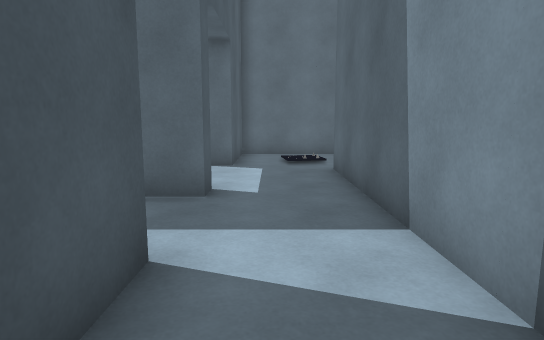
view 1 (above)

17 first-person views from a walk through a Unity game level. The camera is 1.3 m above the floor, tilts 8° down and sees 75° across. The floor is counted in squares, 1 m on a side. Each view is taken from the middle of a square. On the plan, view 1 faces up. The plan holds only what a view shows up to about 15 squares ahead; the rest is blank. The place goes on beyond the plan. The player is left out. Surface patterns are stand-ins for the level's own textures.

view 2
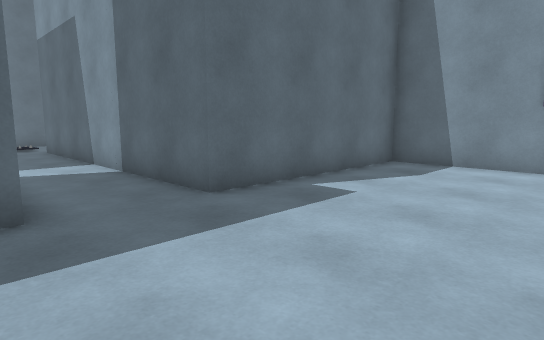

view 3
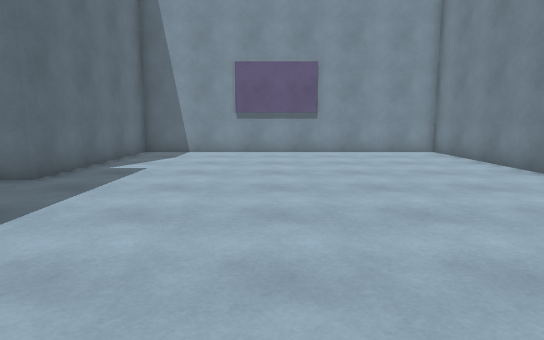

view 4
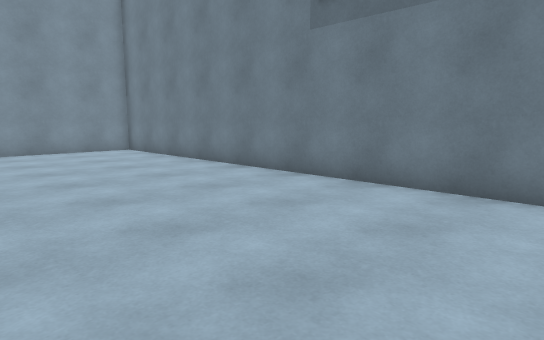

view 5
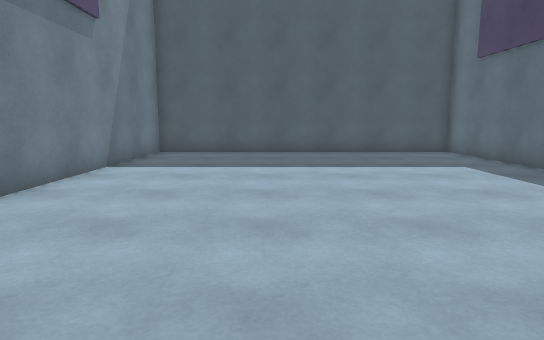

view 6
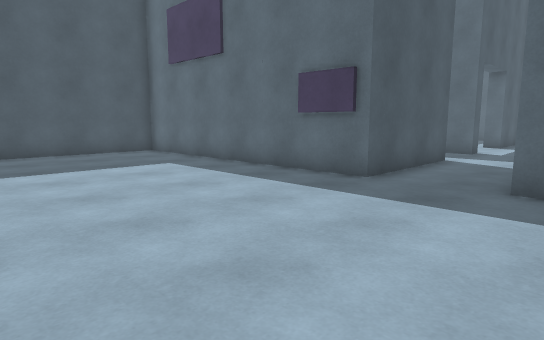

view 7
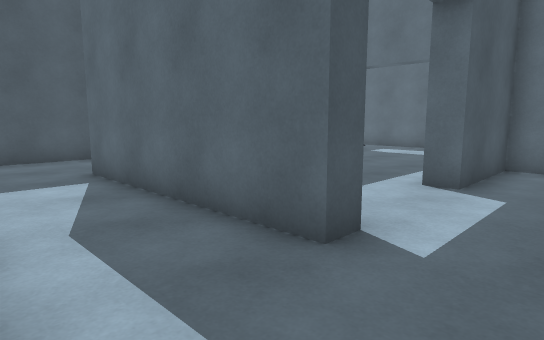

view 8
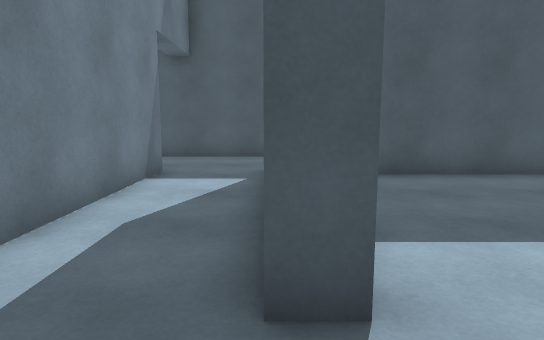

view 9
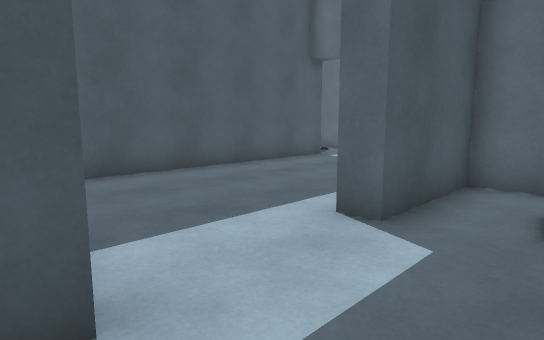

view 10
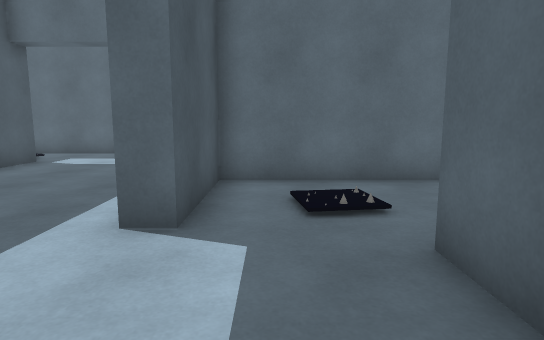

view 11
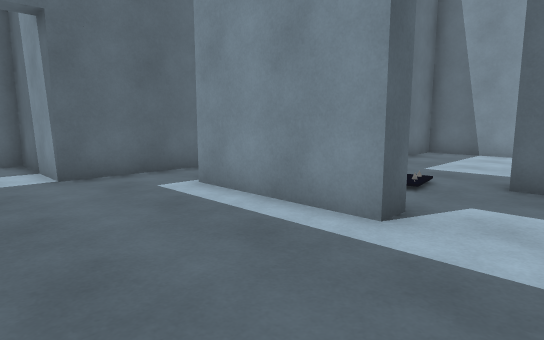

view 12
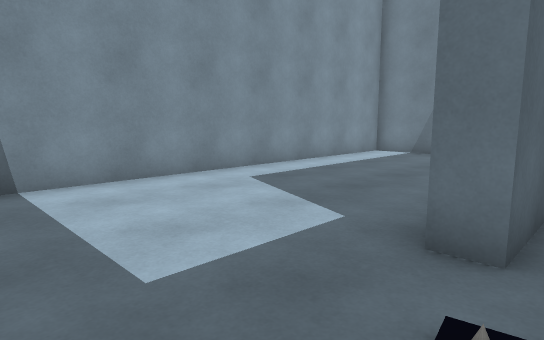

view 13
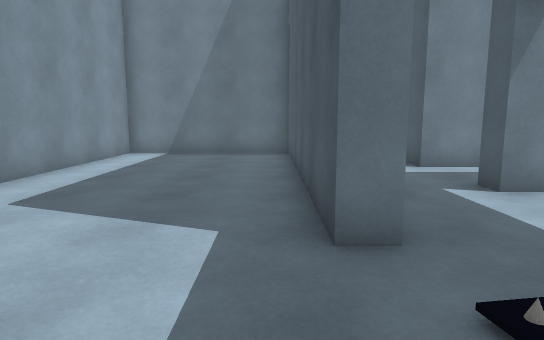

view 14
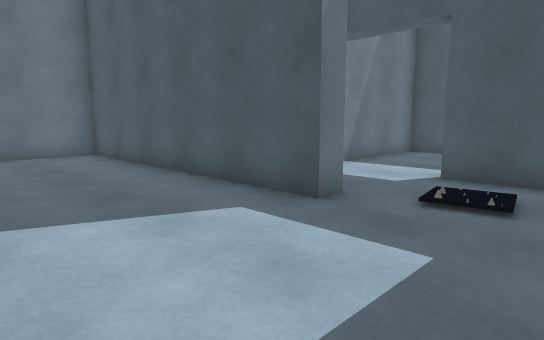

view 15
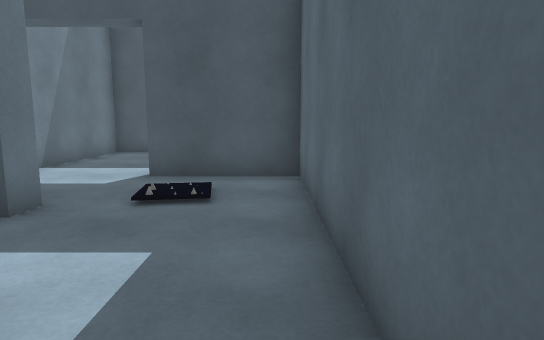

view 16
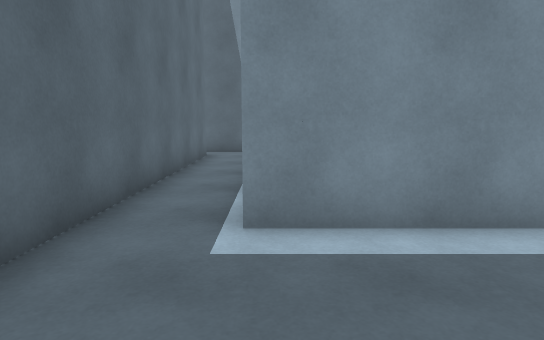

view 17
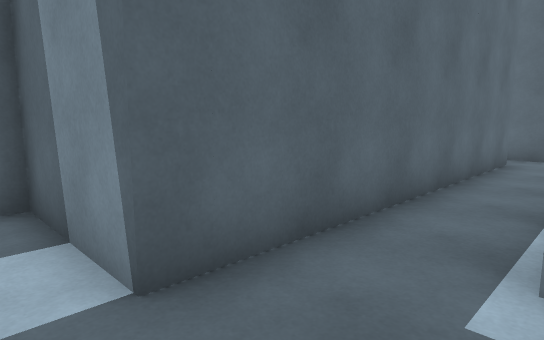

### Floor plan
Points are (right, up) in squares from view 1. A wall is a line through its corners. A room is listed if a view was taken in it or the views show most of it. See-through windows are left out.
Room 1 (views 1, 2, 3, 4, 5, 6, 7)
walls: (-1.1, 3.2) (-1.1, -1.8) (-11.6, -1.8) (-11.6, -13.7) (8.6, -13.7) (8.6, -1.8) (1.7, -1.8) (1.7, 4.6)
ways out: opening at (0.5, 3.5) to room 2
Room 2 (views 8, 9, 10, 11, 16, 17)
walls: (-1.1, 10.2) (-1.8, 10.2) (-1.8, 14.4); (-7.4, 17.2) (-7.4, 6.7) (-1.1, 6.7) (-1.1, 6) (-8.2, 6); (1.7, 4.6) (1.7, 9.5); (-8.2, 3.2) (-1.1, 3.2); (7.2, 16.4) (-3.9, 16.4) (-3.9, 19.5); (8.6, 15.1) (8.6, 16.8)
ways out: opening at (0.5, 3.5) to room 1; opening at (0.5, 10.5) to room 3; opening at (-9, 4.5); opening at (-8, 18.5)
Room 3 (views 12, 13, 14, 15)
walls: (1.7, 9.5) (2.3, 9.5) (2.3, -1) (8.6, -1) (8.6, 13.7) (-1.1, 13.7) (-1.1, 10.2)
ways out: opening at (0.5, 10.5) to room 2

Positions as (right, up) in squares from view 1, and headings:
1: (0, 0), facing up
2: (-2, -7), facing up-right
3: (-6, -7), facing right
4: (-7, -7), facing down-right
5: (3, -9), facing left
6: (3, -9), facing up-left
7: (1, 3), facing up-left
8: (1, 6), facing left
9: (1, 6), facing up-left
10: (0, 6), facing up
11: (-6, 8), facing up-right
12: (1, 13), facing down-right
13: (3, 13), facing down
14: (7, 13), facing down-left
15: (7, 13), facing left
16: (-6, 14), facing right
17: (-5, 14), facing up-right
